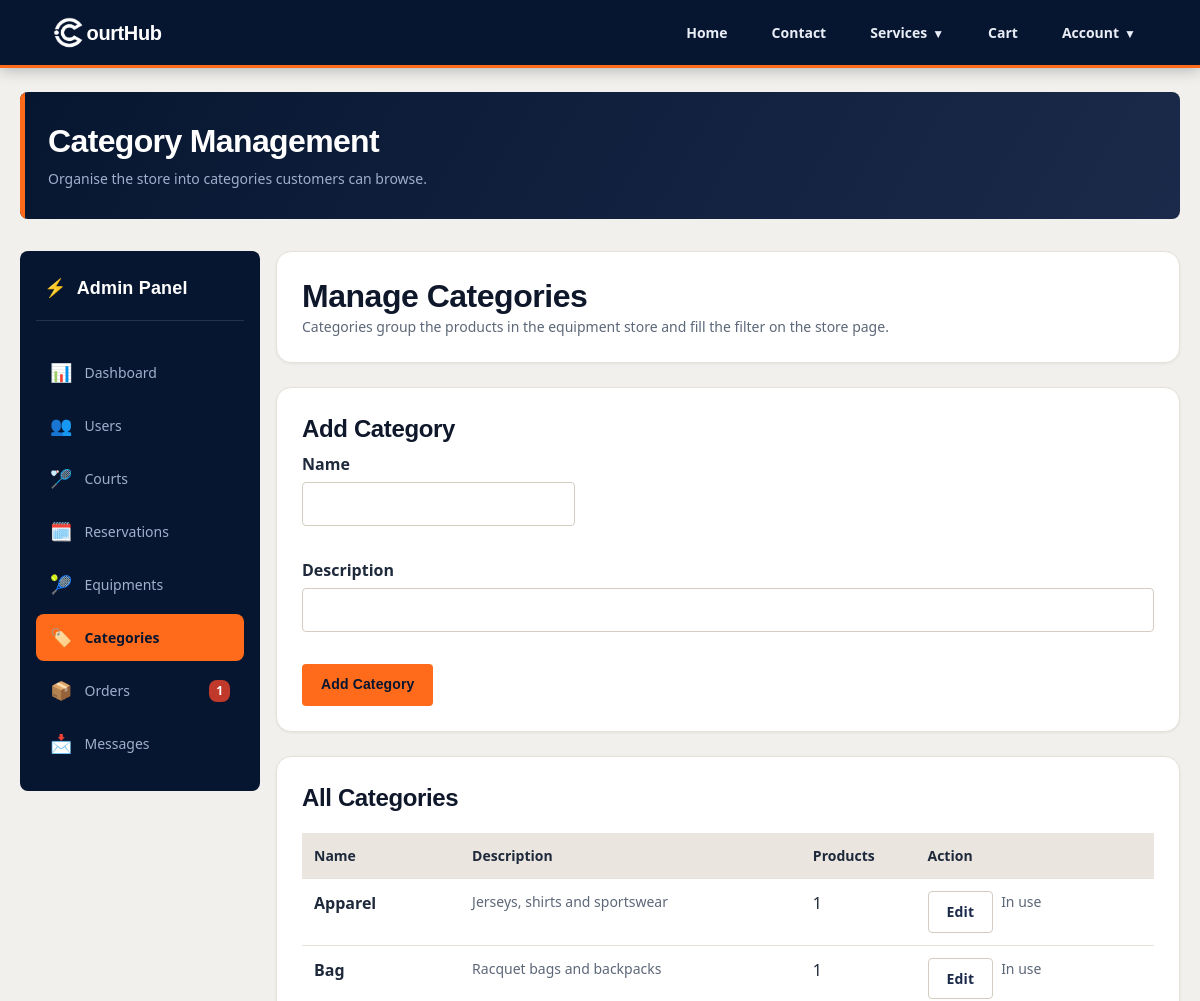
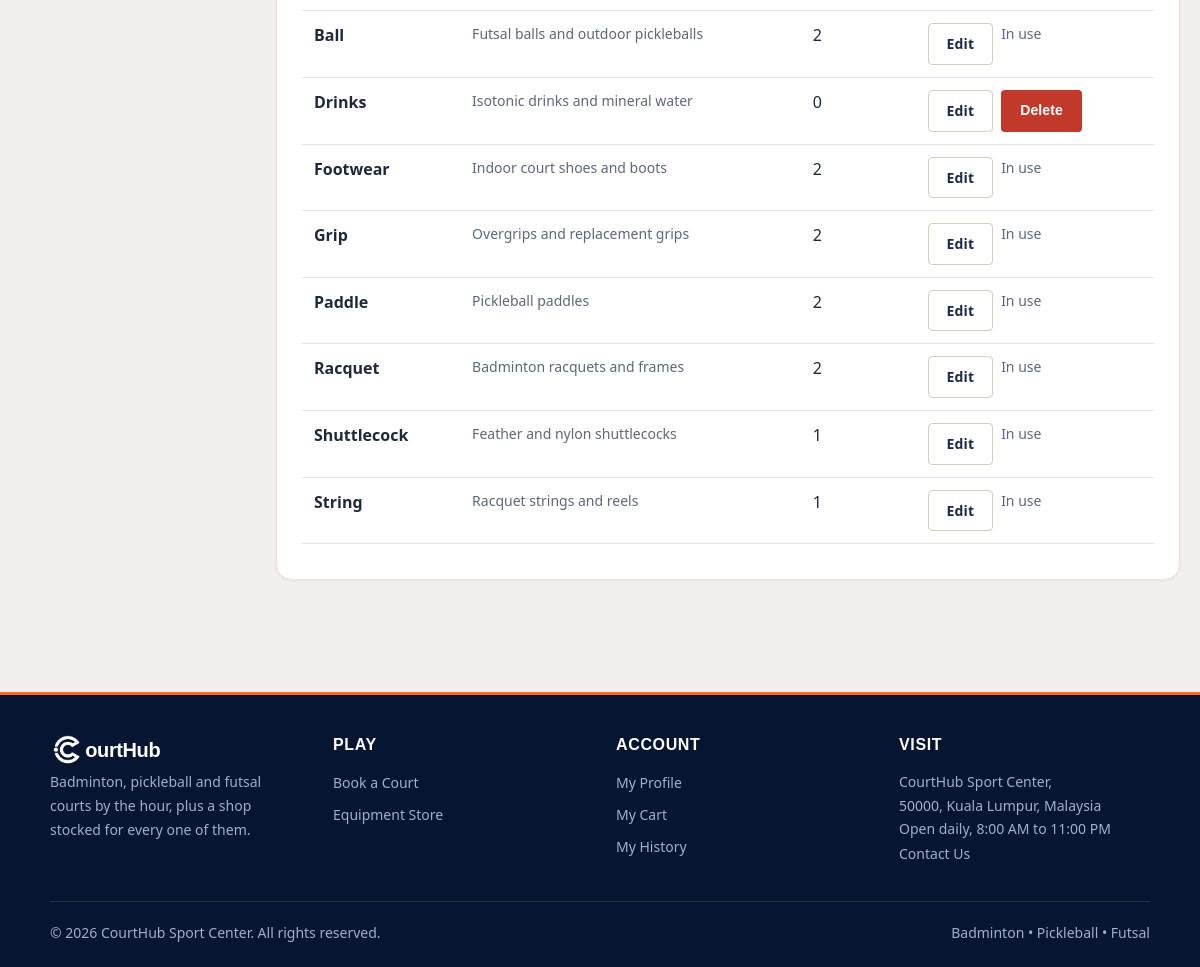
Screenshot of /admin/categories.php (signed in) with the database file from the repository (2 pictures, top to bottom).
### tables this page shows
CREATE TABLE categories (
    category_id     INT AUTO_INCREMENT PRIMARY KEY,
    name            VARCHAR(50) NOT NULL UNIQUE,
    description     VARCHAR(255),
    created_at      TIMESTAMP DEFAULT CURRENT_TIMESTAMP
);

### config/functions.php (called while the page is built, shortened)
<?php
function h($string) {
    return htmlspecialchars($string ?? '', ENT_QUOTES, 'UTF-8');
}
function appBasePath() {
    static $base_path = null;
    if ($base_path !== null) {
        return $base_path;
    }
    $document_root = realpath($_SERVER['DOCUMENT_ROOT'] ?? '');
    $app_root = realpath(__DIR__ . '/..');
    if ($document_root && $app_root && substr(strtolower($app_root), 0, strlen(strtolower($document_root))) === strtolower($document_root)) {
        $relative = substr($app_root, strlen($document_root));
        $base_path = str_replace('\\', '/', $relative);
        $base_path = $base_path === '/' ? '' : rtrim($base_path, '/');
    } else {
        $base_path = '';
    }
    return $base_path;
}
function app_url($path = '') {
    $path = '/' . ltrim($path, '/');
    return appBasePath() . ($path === '/' ? '' : $path);
}
    ?>

### config/catalogue_functions.php (called while the page is built, shortened)
<?php
function getCategories($conn) {
    $categories = [];
    $result = $conn->query(
        "SELECT c.category_id, c.name, c.description,
                COUNT(e.equipment_id) AS product_count
         FROM categories c
         LEFT JOIN equipment e ON e.category_id = c.category_id
         GROUP BY c.category_id, c.name, c.description
         ORDER BY c.name"
    );
    while ($row = $result->fetch_assoc()) {
        $categories[] = $row;
    }
    return $categories;
}
    ?>

### admin/categories.php (the view, shortened to what this page needs)
<?php
require_once __DIR__ . '/../config/db_connect.php';
require_once __DIR__ . '/../config/functions.php';
$categories = getCategories($conn);
$editing = null;
require_once __DIR__ . '/../includes/header.php';
?>
<section class="page-hero">
    <h1>Category Management</h1>
    <p class="muted">Organise the store into categories customers can browse.</p>
</section>
<div class="dashboard-layout">
    <?php include __DIR__ . '/../includes/adminPanel.php'; ?>
    <div class="dashboard-main-content">
        <section class="card">
            <h1>Manage Categories</h1>
            <p class="muted">Categories group the products in the equipment store and fill the filter on the store page.</p>
        </section>
        <section class="card">
            <h2><?= $editing ? 'Edit Category' : 'Add Category' ?></h2>
            <form method="POST" action="<?= h(app_url('/admin/categories.php')) ?>"
                class="form-grid wide js-category-form"
                data-editing-id="<?= $editing ? (int)$editing['category_id'] : '' ?>">
                <div class="form-group">
                    <label for="name">Name</label>
                    <input type="text" id="name" name="name" maxlength="50" required
                        value="<?= h($editing['name'] ?? '') ?>">
                </div>
                <div class="form-group full-span">
                    <label for="description">Description</label>
                    <input type="text" id="description" name="description" maxlength="255"
                        value="<?= h($editing['description'] ?? '') ?>">
                </div>
                <div class="form-actions">
                    <button type="submit" class="btn"><?= $editing ? 'Save Changes' : 'Add Category' ?></button>
                </div>
            </form>
        </section>
        <section class="card">
            <h2>All Categories</h2>
            <?php if (empty($categories)): ?>
                <div class="empty-state">No categories have been added yet.</div>
            <?php else: ?>
                <div class="table-wrap">
                    <table id="categoryTable">
                        <thead>
                            <tr>
                                <th>Name</th>
                                <th>Description</th>
                                <th>Products</th>
                                <th>Action</th>
                            </tr>
                        </thead>
                        <tbody>
                            <?php foreach ($categories as $category): ?>
                                <tr data-category-id="<?= (int)$category['category_id'] ?>"
                                    data-category-name="<?= h($category['name']) ?>">
                                    <td><strong><?= h($category['name']) ?></strong></td>
                                    <td class="muted"><?= h($category['description'] ?: '-') ?></td>
                                    <td><?= (int)$category['product_count'] ?></td>
                                    <td>
                                        <div class="row-actions">
                                            <a class="btn btn-secondary"
                                            href="<?= h(app_url('/admin/categories.php?edit=' . (int)$category['category_id'])) ?>">Edit</a>
                                            <?php if ((int)$category['product_count'] === 0): ?>
                                                <form method="POST" action="<?= h(app_url('/admin/categories.php')) ?>"
                                                    class="js-confirm"
                                                    data-confirm="Delete the category &quot;<?= h($category['name']) ?>&quot;?">
                                                    <button type="submit" class="btn btn-danger">Delete</button>
                                                </form>
                                            <?php else: ?>
                                                <span class="muted">In use</span>
                                            <?php endif; ?>
                                        </div>
                                    </td>
                                </tr>
                            <?php endforeach; ?>
                        </tbody>
                    </table>
                </div>
            <?php endif; ?>
        </section>
    </div>
</div>
<?php require_once __DIR__ . '/../includes/footer.php'; ?>

### css/shop.css (style rules this page uses)
.row-actions { display: flex; gap: 8px; flex-wrap: wrap; }

### css/admin.css (style rules this page uses)
.dashboard-layout { display: flex; align-items: flex-start; gap: 16px; }
.dashboard-main-content { flex: 1; min-width: 0; }

### rows the page displays
categories: name "Apparel", description "Jerseys, shirts and sportswear", product_count "1", shows "In use"
categories: name "Bag", description "Racquet bags and backpacks", product_count "1", shows "In use"
categories: name "Ball", description "Futsal balls and outdoor pickleballs", product_count "2", shows "In use"
categories: name "Drinks", description "Isotonic drinks and mineral water", product_count "0"
categories: name "Footwear", description "Indoor court shoes and boots", product_count "2", shows "In use"
categories: name "Grip", description "Overgrips and replacement grips", product_count "2", shows "In use"
categories: name "Paddle", description "Pickleball paddles", product_count "2", shows "In use"
categories: name "Racquet", description "Badminton racquets and frames", product_count "2", shows "In use"
categories: name "Shuttlecock", description "Feather and nylon shuttlecocks", product_count "1", shows "In use"
categories: name "String", description "Racquet strings and reels", product_count "1", shows "In use"

### other values shown
$order_counts['pending'] "1"
